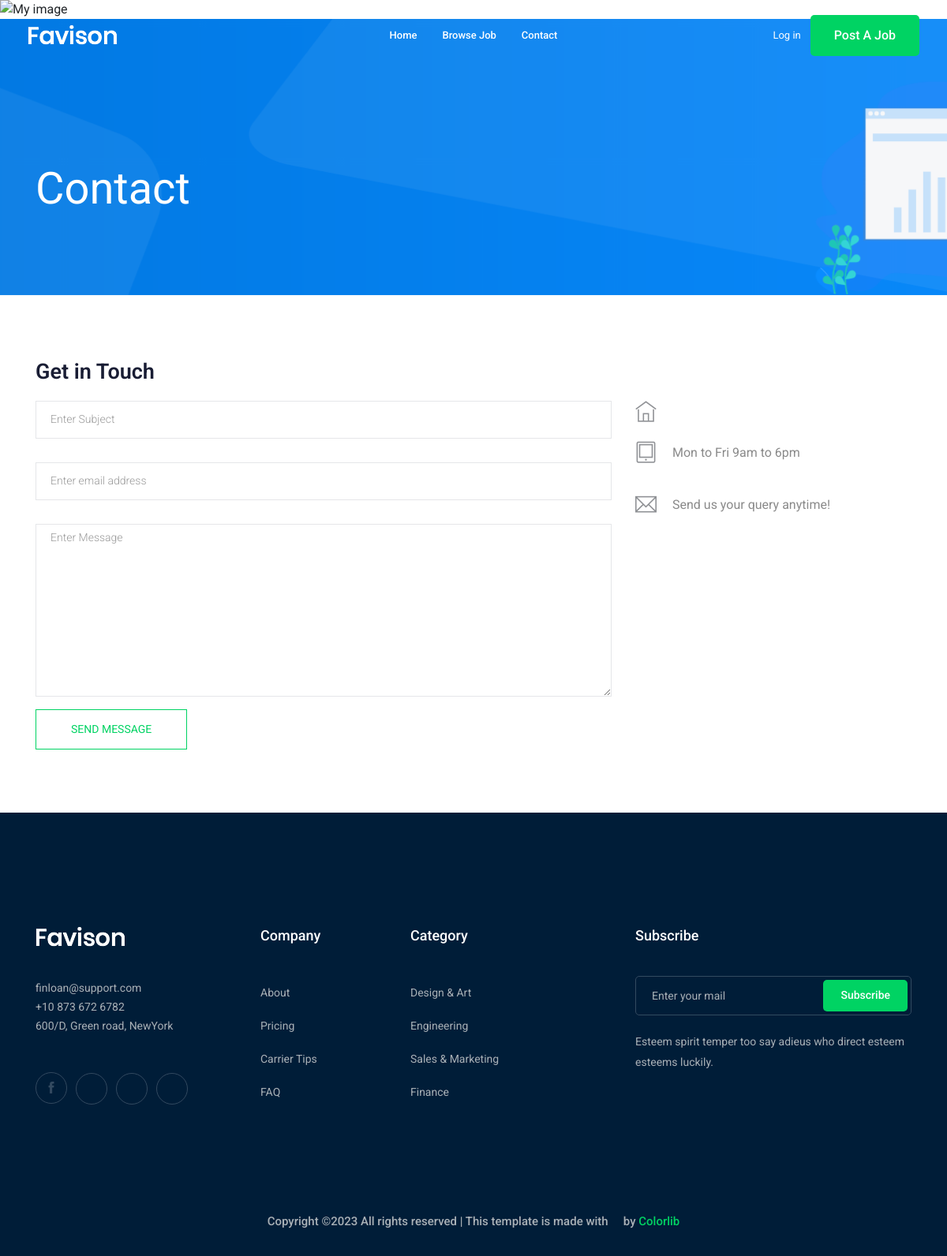
The page /contact-us/ on the database as committed earlier.
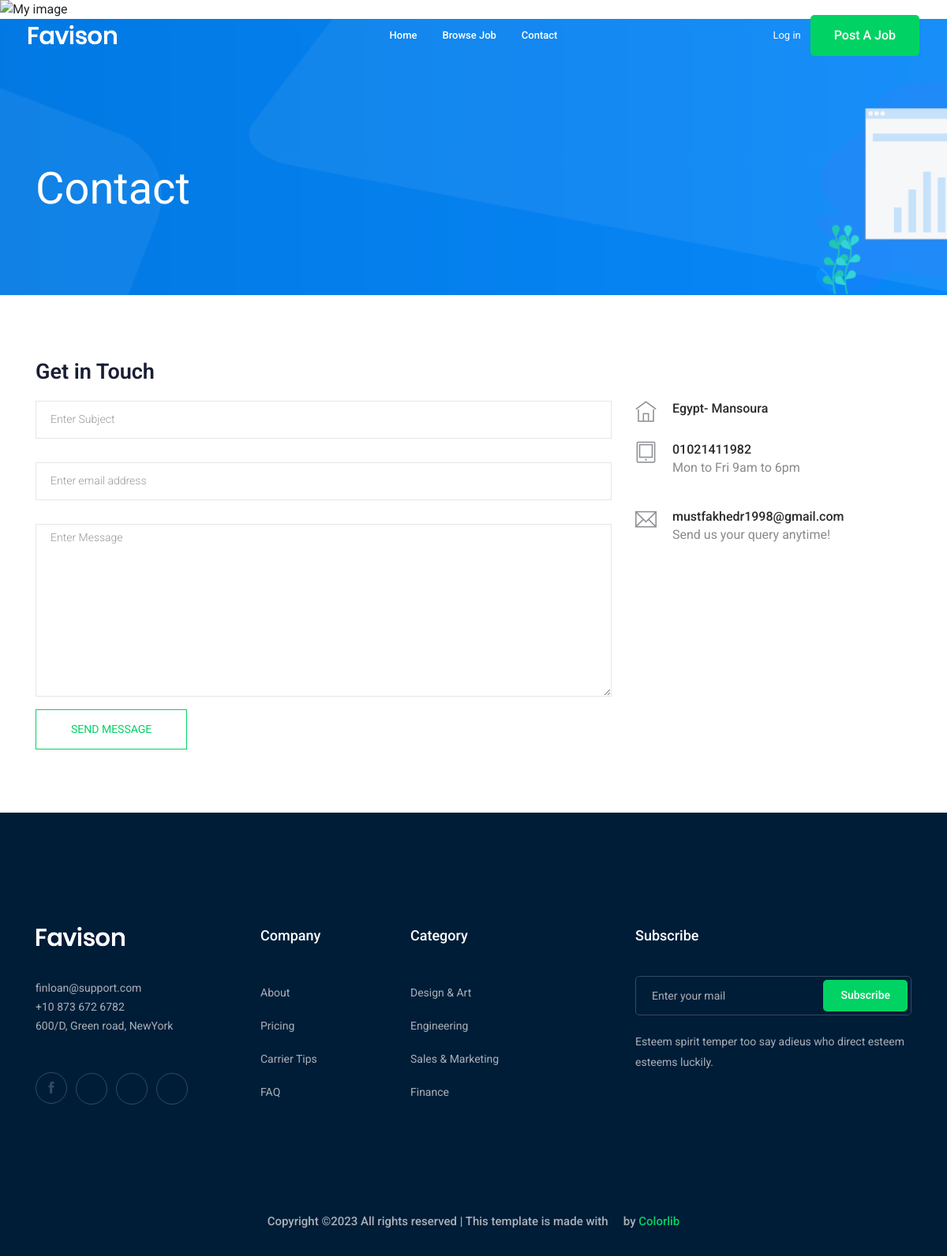
The same page on the database as committed later.
### contact/models.py (models this page shows, shortened)
class Info(models.Model):
    place = models.CharField(max_length=50)
    phone_number = models.CharField(max_length=20)
    email = models.EmailField(max_length=254)
    class Meta:
        verbose_name = ("Info")
        verbose_name_plural = ("Infos")

### contact/views.py (the view, shortened to what this page needs)
# urls.py: path('', views.send_message, name='contact'),
def send_message(request):
    myinfo = Info.objects.first()
    return render(request, 'contact/contact.html', {'myinfo':myinfo})

### contact/templates/contact/contact.html (shortened to what this page needs)
{% extends 'base.html' %}
{% block body %}
    <div class="bradcam_area bradcam_bg_1">
        <div class="container">
            <div class="row">
                <div class="col-xl-12">
                    <div class="bradcam_text">
                        <h3>contact</h3>
                    </div>
                </div>
            </div>
        </div>
    </div>
  <section class="contact-section section_padding">
    <div class="container">
      <div class="row">
        <div class="col-12">
          <h2 class="contact-title">Get in Touch</h2>
        </div>
        <div class="col-lg-8">
          <form class="form-contact contact_form" method="post">
            <div class="row">
              <div class="col-12">
                <div class="form-group">
                  <input class="form-control" name="subject" id="subject" type="text" onfocus="this.placeholder = ''" onblur="this.placeholder = 'Enter Subject'" placeholder = 'Enter Subject'>
                </div>
              </div>
              <div class="col-sm-12">
                <div class="form-group">
                  <input class="form-control" name="email" id="email" type="email" onfocus="this.placeholder = ''" onblur="this.placeholder = 'Enter email address'" placeholder = 'Enter email address'>
                </div>
              </div>
              <div class="col-12">
                <div class="form-group">
                    <textarea class="form-control w-100" name="message" id="message" cols="30" rows="9" onfocus="this.placeholder = ''" onblur="this.placeholder = 'Enter Message'" placeholder = 'Enter Message'></textarea>
                </div>
              </div>
            </div>
            <div class="form-group mt-3">
              <button type="submit" class="button button-contactForm btn_4 boxed-btn">Send Message</button>
            </div>
          </form>
        </div>
        <div class="col-lg-4">
          <div class="media contact-info">
            <span class="contact-info__icon"><i class="ti-home"></i></span>
            <div class="media-body">
              <h3>{{ myinfo.place }}</h3>
            </div>
          </div>
          <div class="media contact-info">
            <span class="contact-info__icon"><i class="ti-tablet"></i></span>
            <div class="media-body">
              <h3>{{ myinfo.phone_number }}</h3>
              <p>Mon to Fri 9am to 6pm</p>
            </div>
          </div>
          <div class="media contact-info">
            <span class="contact-info__icon"><i class="ti-email"></i></span>
            <div class="media-body">
              <h3>{{ myinfo.email }}</h3>
              <p>Send us your query anytime!</p>
            </div>
          </div>
        </div>
      </div>
    </div>
  </section>
{% endblock body %}

### templates/base.html (shortened to what this page needs)
{% load static %}
<img src="{% static 'my_app/example.jpg' %}" alt="My image">
<!doctype html>
<html class="no-js" lang="zxx">
<head>
    <link rel="stylesheet" href="{% static 'css/bootstrap.min.css' %}">
    <link rel="stylesheet" href="{% static 'css/owl.carousel.min.css' %}">
    <link rel="stylesheet" href="{% static 'css/magnific-popup.css' %}">
    <link rel="stylesheet" href="{% static 'css/font-awesome.min.css' %}">
    <link rel="stylesheet" href="{% static 'css/themify-icons.css' %}">
    <link rel="stylesheet" href="{% static 'css/nice-select.css' %}">
    <link rel="stylesheet" href="{% static 'css/flaticon.css' %}">
    <link rel="stylesheet" href="{% static 'css/jquery-ui.css' %}">
    <link rel="stylesheet" href="{% static 'css/gijgo.css' %}">
    <link rel="stylesheet" href="{% static 'css/animate.min.css' %}">
    <link rel="stylesheet" href="{% static 'css/slicknav.css' %}">
    <link rel="stylesheet" href="{% static 'css/style.css' %}">
</head>
<body>
    <header>
        <div class="header-area ">
            <div id="sticky-header" class="main-header-area">
                <div class="container-fluid ">
                    <div class="header_bottom_border">
                        <div class="row align-items-center">
                            <div class="col-xl-3 col-lg-2">
                                <div class="logo">
                                    <a href="index.html">
                                        <img src="img/logo.png" alt="">
                                    </a>
                                </div>
                            </div>
                            <div class="col-xl-6 col-lg-7">
                                <div class="main-menu  d-none d-lg-block">
                                    <nav>
                                        <ul id="navigation">
                                            <li><a href="/">home</a></li>
                                            <li><a href="{% url 'jobs:job_list' %}">Browse Job</a></li>
                                            <li><a href="{%  url 'contact:contact' %}">Contact</a></li>
                                        </ul>
                                    </nav>
                                </div>
                            </div>
                            <div class="col-xl-3 col-lg-3 d-none d-lg-block">
                                <div class="Appointment">
                                    {% if request.user.is_authenticated %}
                                        <div class="phone_num d-none d-xl-block">
                                            <a href="{% url 'accounts:profile' %}">profile</a>
                                        </div>
                                    {% else %}
                                        <div class="phone_num d-none d-xl-block">
                                            <a href="{% url 'login' %}">Log in</a>
                                        </div>
                                    {% endif %}
                                    <div class="d-none d-lg-block">
                                        <a class="boxed-btn3" href="{% url 'jobs:add_job' %}">Post a Job</a>
                                    </div>
                                </div>
                            </div>
                            <div class="col-12">
                            </div>
                        </div>
                    </div>
                </div>
            </div>
        </div>
    </header>
    {% block body %}
    {% endblock body%}
    <footer class="footer">
        <div class="footer_top">
            <div class="container">
                <div class="row">
                    <div class="col-xl-3 col-md-6 col-lg-3">
                        <div class="footer_widget wow fadeInUp" data-wow-duration="1s" data-wow-delay=".3s">
                            <div class="footer_logo">
                                <a href="#">
                                    <img src="img/logo.png" alt="">
                                </a>
                            </div>
                            <p>
                                finloan@support.com <br>
                                +10 873 672 6782 <br>
                                600/D, Green road, NewYork
                            </p>
                            <div class="socail_links">
                                <ul>
                                    <li>
                                        <a href="#">
                                            <i class="ti-facebook"></i>
                                        </a>
                                    </li>
                                    <li>
                                        <a href="#">
                                            <i class="fa fa-google-plus"></i>
                                        </a>
                                    </li>
                                    <li>
                                        <a href="#">
                                            <i class="fa fa-twitter"></i>
                                        </a>
                                    </li>
                                    <li>
                                        <a href="#">
                                            <i class="fa fa-instagram"></i>
                                        </a>
                                    </li>
                                </ul>
                            </div>
                        </div>
                    </div>
                    <div class="col-xl-2 col-md-6 col-lg-2">
                        <div class="footer_widget wow fadeInUp" data-wow-duration="1.1s" data-wow-delay=".4s">
                            <h3 class="footer_title">
                                Company
                            </h3>
                            <ul>
                                <li><a href="#">About </a></li>
                                <li><a href="#"> Pricing</a></li>
                                <li><a href="#">Carrier Tips</a></li>
                                <li><a href="#">FAQ</a></li>
                            </ul>
                        </div>
                    </div>
                    <div class="col-xl-3 col-md-6 col-lg-3">
                        <div class="footer_widget wow fadeInUp" data-wow-duration="1.2s" data-wow-delay=".5s">
                            <h3 class="footer_title">
                                Category
                            </h3>
                            <ul>
                                <li><a href="#">Design & Art</a></li>
                                <li><a href="#">Engineering</a></li>
                                <li><a href="#">Sales & Marketing</a></li>
                                <li><a href="#">Finance</a></li>
                            </ul>
                        </div>
                    </div>
                    <div class="col-xl-4 col-md-6 col-lg-4">
                        <div class="footer_widget wow fadeInUp" data-wow-duration="1.3s" data-wow-delay=".6s">
                            <h3 class="footer_title">
                                Subscribe
                            </h3>
                            <form action="#" class="newsletter_form">
                                <input type="text" placeholder="Enter your mail">
                                <button type="submit">Subscribe</button>
                            </form>
                            <p class="newsletter_text">Esteem spirit temper too say adieus who direct esteem esteems
                                luckily.</p>
                        </div>
                    </div>
                </div>
            </div>
        </div>
        <div class="copy-right_text wow fadeInUp" data-wow-duration="1.4s" data-wow-delay=".3s">
            <div class="container">
                <div class="row">
                    <div class="col-xl-12">
                        <p class="copy_right text-center">
Copyright &copy;<script>document.write(new Date().getFullYear());</script> All rights reserved | This template is made with <i class="fa fa-heart-o" aria-hidden="true"></i> by <a href="https://colorlib.com" target="_blank">Colorlib</a>
                        </p>
                    </div>
                </div>
            </div>
        </div>
    </footer>
</body>
</html>

Rows that differ between the two databases and show on the page:
added Info: place "Egypt- Mansoura", phone_number "01021411982", email "mustfakhedr1998@gmail.com"
